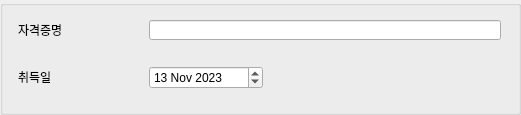
           <widget class="QGroupBox" name="groupBox_43">
            <property name="geometry">
             <rect>
              <x>10</x>
              <y>10</y>
              <width>521</width>
              <height>115</height>
             </rect>
            </property>
            <property name="title">
             <string/>
            </property>
            <widget class="QWidget" name="gridLayoutWidget_33">
             <property name="geometry">
              <rect>
               <x>0</x>
               <y>0</y>
               <width>521</width>
               <height>111</height>
              </rect>
             </property>
             <layout class="QGridLayout" name="gridLayout_33">
              <item row="0" column="0">
               <widget class="QLabel" name="label_199">
                <property name="sizePolicy">
                 <sizepolicy hsizetype="Maximum" vsizetype="Ignored">
                  <horstretch>0</horstretch>
                  <verstretch>0</verstretch>
                 </sizepolicy>
                </property>
                <property name="minimumSize">
                 <size>
                  <width>107</width>
                  <height>0</height>
                 </size>
                </property>
                <property name="maximumSize">
                 <size>
                  <width>16777215</width>
                  <height>20</height>
                 </size>
                </property>
                <property name="text">
                 <string>자격증명</string>
                </property>
                <property name="alignment">
                 <set>Qt::AlignLeading|Qt::AlignLeft|Qt::AlignVCenter</set>
                </property>
               </widget>
              </item>
              <item row="0" column="1">
               <widget class="QLineEdit" name="lineEdit_133">
                <property name="sizePolicy">
                 <sizepolicy hsizetype="Fixed" vsizetype="Ignored">
                  <horstretch>0</horstretch>
                  <verstretch>0</verstretch>
                 </sizepolicy>
                </property>
                <property name="minimumSize">
                 <size>
                  <width>352</width>
                  <height>0</height>
                 </size>
                </property>
               </widget>
              </item>
              <item row="1" column="0">
               <widget class="QLabel" name="label_200">
                <property name="sizePolicy">
                 <sizepolicy hsizetype="Maximum" vsizetype="Ignored">
                  <horstretch>0</horstretch>
                  <verstretch>0</verstretch>
                 </sizepolicy>
                </property>
                <property name="minimumSize">
                 <size>
                  <width>107</width>
                  <height>0</height>
                 </size>
                </property>
                <property name="maximumSize">
                 <size>
                  <width>16777215</width>
                  <height>20</height>
                 </size>
                </property>
                <property name="text">
                 <string>취득일</string>
                </property>
                <property name="alignment">
                 <set>Qt::AlignLeading|Qt::AlignLeft|Qt::AlignVCenter</set>
                </property>
               </widget>
              </item>
              <item row="1" column="1">
               <widget class="QDateEdit" name="dateEdit_35">
                <property name="minimumSize">
                 <size>
                  <width>114</width>
                  <height>0</height>
                 </size>
                </property>
                <property name="maximumSize">
                 <size>
                  <width>114</width>
                  <height>16777215</height>
                 </size>
                </property>
                <property name="dateTime">
                 <datetime>
                  <hour>0</hour>
                  <minute>0</minute>
                  <second>0</second>
                  <year>2023</year>
                  <month>11</month>
                  <day>13</day>
                 </datetime>
                </property>
                <property name="maximumDateTime">
                 <datetime>
                  <hour>23</hour>
                  <minute>59</minute>
                  <second>59</second>
                  <year>2100</year>
                  <month>1</month>
                  <day>1</day>
                 </datetime>
                </property>
                <property name="minimumDateTime">
                 <datetime>
                  <hour>0</hour>
                  <minute>0</minute>
                  <second>0</second>
                  <year>2012</year>
                  <month>1</month>
                  <day>1</day>
                 </datetime>
                </property>
               </widget>
              </item>
             </layout>
            </widget>
           </widget>
